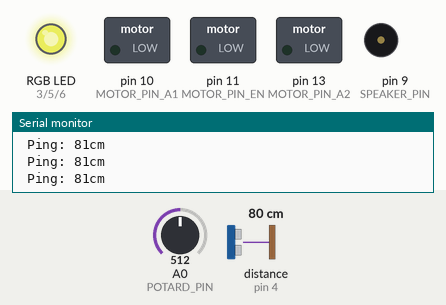
Bench run of a sketch on a simulated Arduino Uno, built with avr-gcc and run on an emulated ATmega328P. On the bench: switched loads named in the sketch (green lamp = pin HIGH), an RGB LED mixed from three pins (HIGH = lit), buzzer (waves = sounding), the last lines printed to the serial monitor. The inputs (shaded band) are chosen by the test bench; at power-on: distance to the obstacle (sensor on pin 4) 80 cm, A0 (POTARD_PIN) = 512. The echo pulse lasts 58.3 µs per cm; dim RGB values are drawn brighter than linear.

Above: at 7.3 s.
7.4 s: distance to the obstacle (sensor on pin 4) set to 21 cm
8.9 s: distance to the obstacle (sensor on pin 4) set to 17 cm
At 9.6 s:
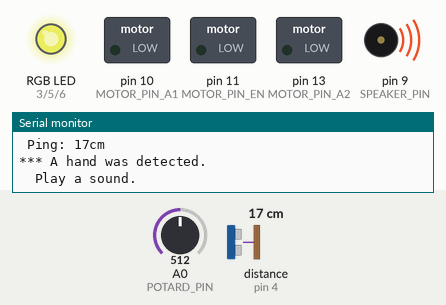
16.5 s: A0 (POTARD_PIN) set to 716
At 18.8 s:
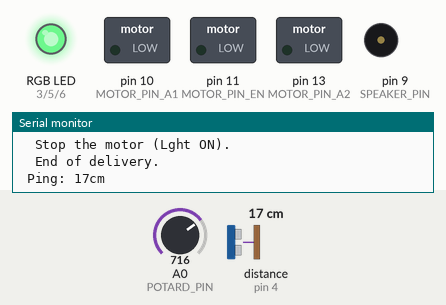
19.5 s: A0 (POTARD_PIN) set to 900
At 20.0 s:
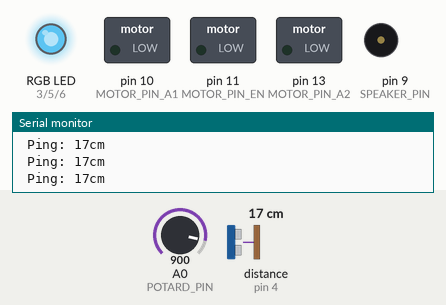
21.0 s: A0 (POTARD_PIN) set to 1023
At 22.0 s:
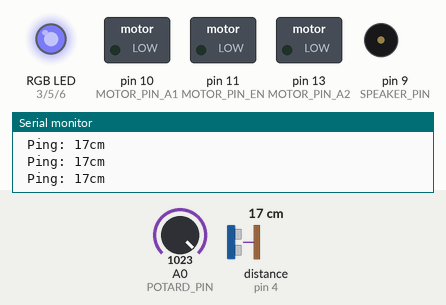
22.6 s: A0 (POTARD_PIN) set to 306
At 24.0 s:
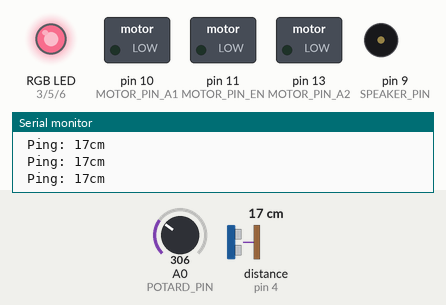
Timing chart, 0 to 25.2 s (numbered marks = the images above; inputs shaded):
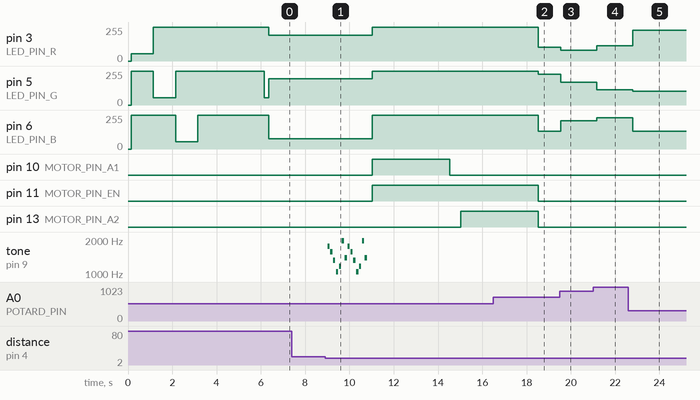

The sketch:

RobotABonbons.ino
```cpp
/* --------------------------------------------------------------------------
    Programme pour le Robot distributeur de bonbons

    Processeur Arduino

    Ecrit par David de Lorenzo. 20-septembre-2014
-------------------------------------------------------------------------- */

// #define DEBUG 0

// -------- Circuit à réaliser
/*
-- LED RGB (RGBLed library)
 Pin D3 (Digital pwm)  : La broche Rouge de la LED RGB
 Pin D5 (Digital pwm)  : La broche Vert de la LED RGB
 Pin D6 (Digital pwm)  : La broche Bleu de la LED RGB
 Pin Vin               : Alimentation de la LED RGB

-- Potentiomètre (200k)
 Pin +5v               : Potentiometre
 Pin A0  (Analog In)   : Potentiometre value
 Pin GND               : Potentiometre

-- Speaker (newTone library)
-- https://code.google.com/p/arduino-new-tone/
 Pin D9 (Digital pwm)  : 100 ohms Resistor + HP
 Pin GND               : HP

 -- LED
 Pin D13 (Digital out) : 220 ohm Resistor + LED(+) Anode(short leg)
 Pin GND               : LED (-) Cathode(long leg)

-- Moteur + SN754410NE
-- http://www.lextronic.fr/P19096-circuit-pont-en-h.html
-- https://www.sparkfun.com/products/315
-- http://arduino.cc/en/Reference/Stepper
 Pin D10 (Digital out) : 1.in (motor pin A1)
 Pin D13 (Digital out) : 2.in (motor pin A2)
 Pin D8  (Digital out) : 3.in (motor pin B1) (not used)
 Pin D12 (Digital out) : 4.in (motor pin B2) (not used)
 Pin D11 (Digital out) : Motor Enable
 Pin 5v                : +5v
 Pin GND               : Gnd
Au final, j'ai remplacé le Stepper apr un moteur DC.
Donc, le montage reste le meme, mais on utilise seulement le moteur A.


-- Ultrasonic Sensor SR04 (NewPing library)
-- http://arduino-info.wikispaces.com/UltraSonicDistance
-- http://playground.arduino.cc/Code/NewPing
 Pin 5v                : Vcc    (cable #3)
 Pin D2 (Digital out)  : Trig   (cable #2)
 Pin D4 (digital in)   : Echo   (cable #1)
 Pin GND               : Gnd    (cable #0)

 -- Interruption

*/


// --- Inclusion des librairies ---
#include <LedRGB.h>
#include <musical_notes.h>
#include <NewPing.h>
//#include <Stepper.h>
#include <ContiniousMotor.h>
#include <NewTone.h>


// --- Déclaration des constantes des broches

#define POTARD_PIN    A0   // 1 input Analog pin for the potentiometer

#define TRIGGER_PIN   2    // (1 of 2) output pin tied to trigger pin on the ultrasonic sensor.
#define LED_PIN_R     3    // (1 of 3) output Digital PWM pins for the RGB Led
#define ECHO_PIN      4    // (1 of 2) input pin tied to echo pin on the ultrasonic sensor.
#define LED_PIN_G     5    // (2 of 3) output Digital PWM pins for the RGB Led
#define LED_PIN_B     6    // (3 of 3) output Digital PWM pins for the RGB Led
#define MOTOR_PIN_B1  8    // (3 of 4) output Digital pin for the Stepper Motor (not used)
#define SPEAKER_PIN   9    // (1 of 1) output Digital pin for the speaker
#define MOTOR_PIN_A1  10   // (1 of 4) output Digital pin for the Motor
#define MOTOR_PIN_EN  11   // (1 of 5) output Digital pin for Motor Enable
#define MOTOR_PIN_B2  12   // (4 of 4) output Digital pin for the Stepper Motor (not used)
#define MOTOR_PIN_A2  13   // (2 of 4) output Digital pin for the Motor


// --- Déclaration des variables globales ---

  int   MaxDistance = 100; // Maximum distance we want to ping for (in centimeters). Maximum sensor distance is rated at 400-500cm.
  int   Saturation  = 200;
  int   Lum         = 200;
  float PotarValue  = 0;
  int   EngineSpeed = 50;    // vitesse du moteur en tours/minute (RpM)
  int   Lock        = false;

// --- Déclaration des objets utilisés
  LedRGB          ColoredLED(LED_PIN_R,LED_PIN_G,LED_PIN_B);
  NewPing         Sonar(TRIGGER_PIN, ECHO_PIN, MaxDistance); // NewPing: setup of pins, and maximum distance.
//  Stepper         Moteur(20,MOTOR_PIN_A1,MOTOR_PIN_A2,MOTOR_PIN_B1,MOTOR_PIN_B2);  // 18deg = 360/18 steps = 20 steps
ContiniousMotor    Moteur(MOTOR_PIN_A1,MOTOR_PIN_A2,MOTOR_PIN_EN);

// ---------------------------------------------------------------------------------------
// La fonction setup() est exécutée en premier et une seule fois, au démarrage du programme
// ---------------------------------------------------------------------------------------
void setup()
  {
  // ------- Initialisation fonctionnalités utilisées -------

  //start serial connection

Serial.begin(9600);
Serial.print("CPU Frequency (MHz): "); Serial.println(F_CPU/1000000);

  // ------- Broches en sorties numériques -------

  // ------- Broches en entrées numériques -------

  // ------- Activation si besoin du rappel au + (pullup) des broches en entrées numériques -------

  // ------- Initialisation des variables globales

  // ------- Initialisations
  // set the speed of the motor to 30 RPMs
  Serial.println("Motor OFF.");
  Moteur.setSpeed(EngineSpeed);
  Moteur.stopEngine();

  // ------- Debut du programme

  Serial.println("Note:");
  Serial.println(" La LED RGB ne peut s'allumer qu'avec une alimentation de 9v minimum.");
  Serial.println(" L'alimentation USB de 5v est insuffisante pour l'allumer.");

  Serial.println("Etalonage RGB");
  Serial.println(" 1 second Red");
  ColoredLED.setColorRGB(200,0,0);
  delay(1000);              // wait

  Serial.println(" 1 second Green");
  ColoredLED.setColorRGB(0,200,0);
  delay(1000);              // wait

  Serial.println(" 1 second Blue");
  ColoredLED.setColorRGB(0,0,200);
  delay(1000);              // wait

  Serial.println(" 3 seconds Off");
  ColoredLED.switchOFF();
  delay(3000);              // wait

  Serial.println("Switch the RGB LED ON.");
  // couleur initiale avant la lecture du potard
  ColoredLED.setColorRGB(0,200,00);    //  bleu

  Serial.println("*** Start ultrasonic scanning.");
  Sonar.ping();    // On fait un premier ping, sans mesure.
  Lock=false;

}


// ---------------------------------------------------------------------------------------
// La fonction loop() s'exécute sans fin en boucle aussi longtemps que l'Arduino est sous tension
// ---------------------------------------------------------------------------------------
void loop()
{
  // --------------------------------------------
  // Main Loop:
  // --------------------------------------------
  unsigned int cm;             // Distance de détection courante
  unsigned int cm_maintained;  // Distance de détection precedente
  int          HueValue;       // Couleur pour la LED RGB

  // --------------------------------------------
  // On attend que le Sonar détecte une main.
  // --------------------------------------------
  delay(200);                              // Wait 100ms between pings (about 10 pings/sec). 29ms should be the shortest delay between pings.

  cm = Sonar.ping_cm();          // Send ping, get distance in cm.
  Serial.print(" Ping: "); Serial.print(cm); Serial.println("cm");

  if ( (cm<20) and (cm>6) and !Lock )
   {
  // -------------------------------------------------------
     // Une main est détectée (entre 4 et 20 cm): on livre un bonbon.
  // -------------------------------------------------------
     Lock=true;
     Serial.println("*** A hand was detected.");
     // On joue un son
     Serial.println("  Play a sound.");
     newPlay_R2D2();    // Attention synchrone: la fonction garde la main tant que dure la mélodie.
     // On livre un bonbon
     // On éteint la LED
     ColoredLED.switchOFF();
     Serial.println("  Start the motor (Light OFF).");
     Moteur.startEngine();
     Moteur.step(3500);        // Tourne
     delay(500);
     Moteur.step(-3500);       // Revient à la position initiale
     Moteur.stopEngine();
     Serial.println("  Stop the motor (Lght ON).");
     ColoredLED.setColorHSL(HueValue, Saturation, Lum);
     Serial.println("  End of delivery.");
  }


  if ( (cm>1) and (cm<6) and !Lock )
   {
  // -------------------------------------------------------
     // Une main très proche (entre 1 et 4 cm) est détectée : mode reglage si elle se maintient 1 seconde
  // -------------------------------------------------------
     Serial.println("*** Adjustment Mode.");
     delay(1000);
     cm_maintained = Sonar.ping_cm();          // Send ping, get distance in cm.
     if (cm_maintained==cm)
     {
        // La main se maintient: on fait le deblocage/reglage
        // On éteint la LED
        ColoredLED.switchOFF();
        Moteur.startEngine();
        // Tant que la main est présente à moins de 10 cm
        while (Sonar.ping_cm() < 10)
        {
          int MotorAdjust = analogRead(POTARD_PIN);    // value 0..1023
          MotorAdjust = (int(MotorAdjust/100)-9)*100;  // value -900 .. +400
          Serial.print("  MotorAdjust: ");  Serial.println(MotorAdjust);
          Moteur.step(MotorAdjust);
          delay(500);
        }
        Moteur.stopEngine();
        ColoredLED.setColorHSL(HueValue, Saturation, Lum);
     }
     Serial.println("   End of adjusment.");
     Lock=false;
   }

  // Ce lock sert à ce que le Robot ne distribue pas des bonbons en permanence:
  // il faut re-établir une distance de 40 cm avant qu'il en puisse redistribuer un.
  if ((cm>40) or (cm==0))  Lock=false; // 0 est la valeur infinie.


  // -------------------------------------------------------
  // On ajuste la couleur de la LED en fonction du potard
  // -------------------------------------------------------

  // Read the value from the sensor:
#ifdef DEBUG
  // If sensor is not connected, the value can be simulated here: (dents de scie)
  PotarValue+=3;
  if (PotarValue==1024) PotarValue=0;
#else
  PotarValue = analogRead(POTARD_PIN);    // value 0..1023
#endif

  HueValue = PotarValue/4;     // value 0..255
  ColoredLED.setColorHSL(HueValue, Saturation, Lum);
/*
    Serial.print(" Adjust HLS command: ");
    Serial.print(int(PotarValue)); Serial.print(": ");
    Serial.print(HueValue);   Serial.print(", ");
    Serial.print(Saturation); Serial.print(", ");
    Serial.println(Lum);
*/
  // ColoredLED.setFastColorHSL(PotarValue, Lum);


  // while(1); // stop loop

}


// ////////////////////////// FONCTIONS DE GESTION DES INTERRUPTIONS ////////////////////


// ////////////////////////// AUTRES FONCTIONS DU PROGRAMME ////////////////////

// ---------------------------------------------------------------
// Play R2D2 melody
// ---------------------------------------------------------------
void newPlay_R2D2()
{
          NewTone(SPEAKER_PIN,note_A7/2,100); //A
          delay (130);
          NewTone(SPEAKER_PIN,note_G7/2,100); //G
          delay (130);
          NewTone(SPEAKER_PIN,note_E7/2,100); //E
          delay (130);
          NewTone(SPEAKER_PIN,note_C7/2,100); //C
          delay (130);
          NewTone(SPEAKER_PIN,note_D7/2,100); //D
          delay (130);
          NewTone(SPEAKER_PIN,note_B7/2,100); //B
          delay (130);
          NewTone(SPEAKER_PIN,note_F7/2,100); //F
          delay (130);
//          NewTone(SPEAKER_PIN,note_C8/2,100); //C
//          delay (130);
          NewTone(SPEAKER_PIN,note_A7/2,100); //A
          delay (130);
          NewTone(SPEAKER_PIN,note_G7/2,100); //G
          delay (130);
          NewTone(SPEAKER_PIN,note_E7/2,100); //E
          delay (130);
          NewTone(SPEAKER_PIN,note_C7/2,100); //C
          delay (130);
          NewTone(SPEAKER_PIN,note_D7/2,100); //D
          delay (130);
          NewTone(SPEAKER_PIN,note_B7/2,100); //B
          delay (130);
          NewTone(SPEAKER_PIN,note_F7/2,100); //F
          delay (130);
//          NewTone(SPEAKER_PIN,note_C8,100); //C
          delay (200);
          noNewTone(SPEAKER_PIN);
}
```

Measured:
- the behaviour switches between 20 and 19 cm on distance to the obstacle (sensor on pin 4) (found by bisection; images 0 and 1)
- after the input at 8.9 s, pin 3 (LED_PIN_R): 194/255 → 255/255 after 2.1 s; pin 5 (LED_PIN_G): 196/255 → 255/255 after 2.1 s; pin 6 (LED_PIN_B): 77/255 → 255/255 after 2.1 s; pin 10 (MOTOR_PIN_A1): LOW → HIGH after 2.1 s, → LOW 3.5 s later; pin 11 (MOTOR_PIN_EN): LOW → HIGH after 2.1 s
- after the input at 16.5 s, pin 3 (LED_PIN_R): 255/255 → 102/255 after 2.0 s; pin 5 (LED_PIN_G): 255/255 → 232/255 after 2.0 s; pin 6 (LED_PIN_B): 255/255 → 132/255 after 2.0 s
- after the input at 19.5 s, pin 3 (LED_PIN_R): 102/255 → 81/255 after 0.05 s; pin 5 (LED_PIN_G): 232/255 → 172/255 after 0.05 s; pin 6 (LED_PIN_B): 132/255 → 213/255 after 0.05 s
- after the input at 21.0 s, pin 3 (LED_PIN_R): 81/255 → 116/255 after 0.17 s; pin 5 (LED_PIN_G): 172/255 → 116/255 after 0.17 s; pin 6 (LED_PIN_B): 213/255 → 234/255 after 0.17 s
- after the input at 22.6 s, pin 3 (LED_PIN_R): 116/255 → 232/255 after 0.19 s; pin 5 (LED_PIN_G): 116/255 → 102/255 after 0.19 s; pin 6 (LED_PIN_B): 234/255 → 132/255 after 0.19 s
